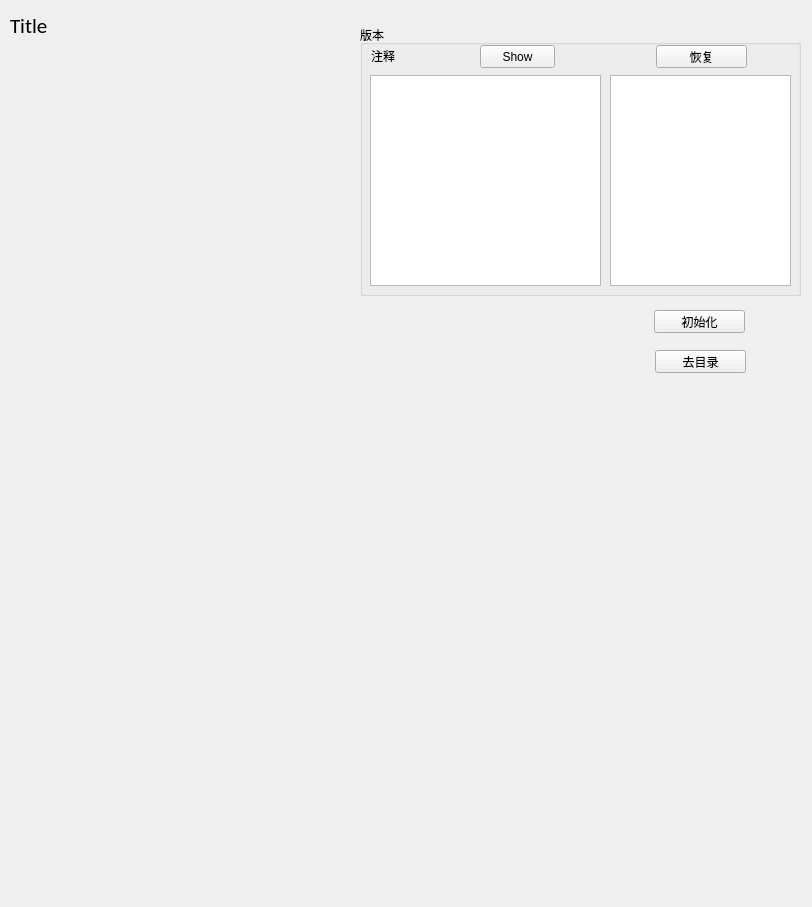
<?xml version="1.0" encoding="UTF-8"?>
<ui version="4.0">
 <class>Form</class>
 <widget class="QWidget" name="Form">
  <property name="geometry">
   <rect>
    <x>0</x>
    <y>0</y>
    <width>812</width>
    <height>907</height>
   </rect>
  </property>
  <property name="windowTitle">
   <string>Form</string>
  </property>
  <widget class="QGroupBox" name="groupBox">
   <property name="geometry">
    <rect>
     <x>360</x>
     <y>25</y>
     <width>441</width>
     <height>271</height>
    </rect>
   </property>
   <property name="title">
    <string>版本</string>
   </property>
   <widget class="QListWidget" name="listWidget_Version">
    <property name="geometry">
     <rect>
      <x>250</x>
      <y>50</y>
      <width>181</width>
      <height>211</height>
     </rect>
    </property>
   </widget>
   <widget class="QPushButton" name="btn_Revert">
    <property name="geometry">
     <rect>
      <x>296</x>
      <y>20</y>
      <width>91</width>
      <height>23</height>
     </rect>
    </property>
    <property name="text">
     <string>恢复</string>
    </property>
   </widget>
   <widget class="QLabel" name="label">
    <property name="geometry">
     <rect>
      <x>11</x>
      <y>25</y>
      <width>54</width>
      <height>12</height>
     </rect>
    </property>
    <property name="text">
     <string>注释</string>
    </property>
   </widget>
   <widget class="QTextEdit" name="textEdit_Comment">
    <property name="geometry">
     <rect>
      <x>10</x>
      <y>50</y>
      <width>231</width>
      <height>211</height>
     </rect>
    </property>
   </widget>
   <widget class="QPushButton" name="btn_Show">
    <property name="geometry">
     <rect>
      <x>120</x>
      <y>20</y>
      <width>75</width>
      <height>23</height>
     </rect>
    </property>
    <property name="text">
     <string>Show</string>
    </property>
   </widget>
  </widget>
  <widget class="QLabel" name="label_TitleImage">
   <property name="geometry">
    <rect>
     <x>10</x>
     <y>45</y>
     <width>331</width>
     <height>241</height>
    </rect>
   </property>
   <property name="text">
    <string/>
   </property>
  </widget>
  <widget class="QPushButton" name="btn_Init">
   <property name="geometry">
    <rect>
     <x>654</x>
     <y>310</y>
     <width>91</width>
     <height>23</height>
    </rect>
   </property>
   <property name="text">
    <string>初始化</string>
   </property>
  </widget>
  <widget class="QLabel" name="label_Title">
   <property name="geometry">
    <rect>
     <x>10</x>
     <y>10</y>
     <width>341</width>
     <height>31</height>
    </rect>
   </property>
   <property name="font">
    <font>
     <family>Calibri</family>
     <pointsize>16</pointsize>
    </font>
   </property>
   <property name="text">
    <string>Title</string>
   </property>
  </widget>
  <widget class="QPushButton" name="btn_GoFolder">
   <property name="geometry">
    <rect>
     <x>655</x>
     <y>350</y>
     <width>91</width>
     <height>23</height>
    </rect>
   </property>
   <property name="text">
    <string>去目录</string>
   </property>
  </widget>
 </widget>
 <resources/>
 <connections/>
</ui>
